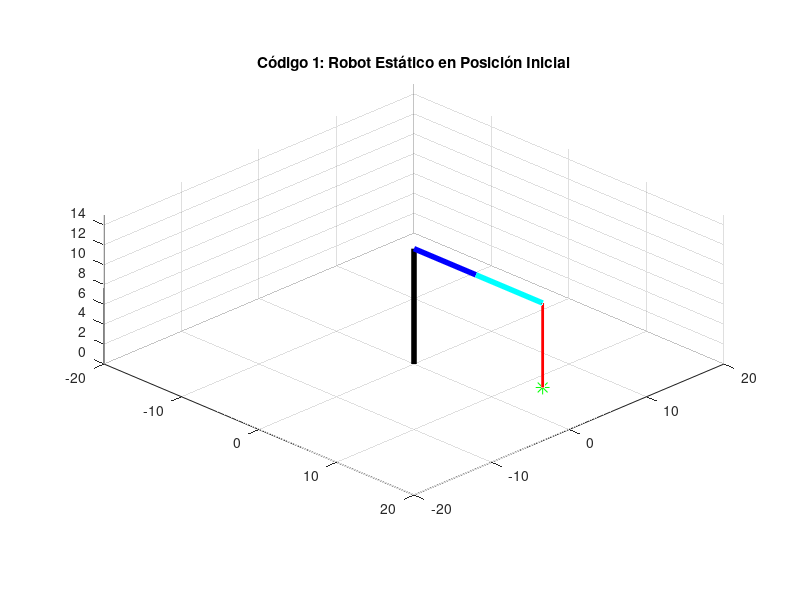

Write MATLAB code to recreate this figure.
clear; clc; close all;

% Parámetros físicos del SCARA
L1 = 11.61; L2 = 7.99; L3 = 8.61; tcp_offset = 8.5;

% POSICIÓN INICIAL (Reposor / Ángulos en grados)
th1_deg = 0; 
th2_deg = 0; 
q3 = 0;

% Conversión a radianes para el Jacobiano
t1 = deg2rad(th1_deg);  
t2 = deg2rad(th2_deg);  

% --- CÁLCULO DE TU MATRIZ JACOBIANA (Fórmulas exactas de tu cuaderno) ---
J = [ -7.99*sin(t1) - 8.61*sin(t1+t2),  -8.61*sin(t1+t2),  0;
       7.99*cos(t1) + 8.61*cos(t1+t2),   8.61*cos(t1+t2),  0;
       0,                                0,               -1 ];

% CÁLCULO DEL DETERMINANTE (Tu fórmula simplificada)
det_J = 68.7939 * sin(t2);

% Posición cartesiana por Cinemática Directa
Px = L2*cos(t1) + L3*cos(t1+t2);
Py = L2*sin(t1) + L3*sin(t1+t2);
Pz = L1 - tcp_offset - q3;

% Mostrar datos en consola
fprintf('--- VALIDACIÓN EN POSICIÓN INICIAL ---\n');
fprintf('Coordenadas actuales TCP -> X: %.2f, Y: %.2f, Z: %.2f\n\n', Px, Py, Pz);
disp('Matriz Jacobiana Evaluada [J]:'); disp(J);
fprintf('Determinante del Jacobiano: %.4f\n', det_J);
if abs(det_J) < 0.05, disp('¡ALERTA! El robot inicia en una Singularidad Mecánica.'); end

% Graficar el estado estático
figure('Name','Código 1: Posición Inicial','Color','w');
hold on; grid on; view(45, 25); axis([-20 20 -20 20 0 15]); axis equal;
P0 = [0;0;0]; PTB = [0;0;L1]; PJ2 = [L2*cos(t1); L2*sin(t1); L1]; 
PJ3 = [Px; Py; L1]; PEF = [Px; Py; Pz];
plot3([P0(1) PTB(1)],[P0(2) PTB(2)],[P0(3) PTB(3)],'k-','LineWidth',4);
plot3([PTB(1) PJ2(1)],[PTB(2) PJ2(2)],[PTB(3) PJ2(3)],'b-','LineWidth',4);
plot3([PJ2(1) PJ3(1)],[PJ2(2) PJ3(2)],[PJ2(3) PJ3(3)],'c-','LineWidth',4);
plot3([PJ3(1) PEF(1)],[PJ3(2) PEF(2)],[PJ3(3) PEF(3)],'r-','LineWidth',2);
plot3(PEF(1),PEF(2),PEF(3),'g*','MarkerSize',10);
title('Código 1: Robot Estático en Posición Inicial');
